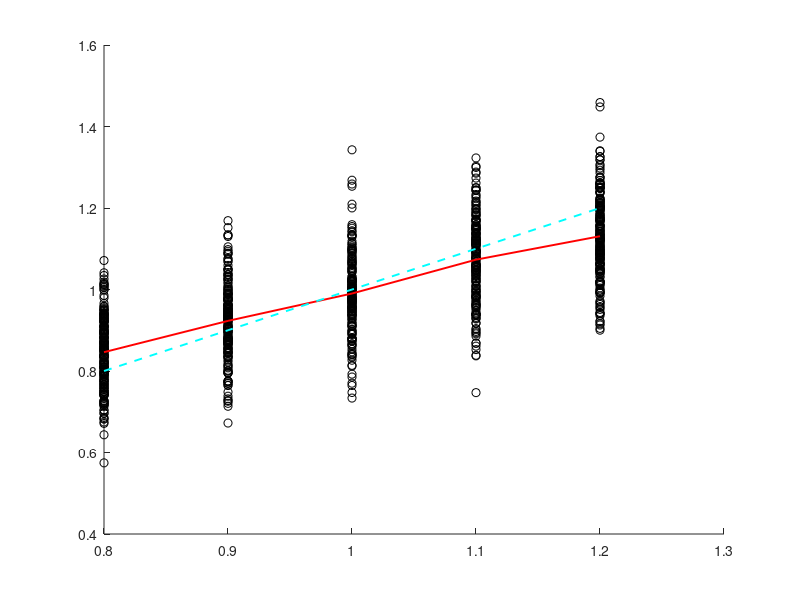

Source code (MATLAB):

% ts = linspace(847,1200,11)/1000;
NumTimes = 5;
ts = linspace(800,1200,NumTimes)/1000;

ts = ts(:);
wm = 0.1;
wp = 0.1;
%%
nRepeat = 1000;
AllDatas = zeros(nRepeat,4);
for cTr = 1 : nRepeat
    %
    TsInds = randsample(NumTimes,1);
    cTs = ts(TsInds);
    AllDatas(cTr,1) = cTs;
    
    Prob_tmMean = cTs;
    Prob_tmStd = wm*cTs;
    
    prob_tm_ts = normpdf(ts,Prob_tmMean,Prob_tmStd);
    f_BLS_tm = sum(prob_tm_ts .* ts)/sum(prob_tm_ts);
    f_MLE_tm = (Prob_tmMean + randn*Prob_tmStd) * (sqrt(1+4*wm^2)-1)/(2*wm^2);
    
    te = f_BLS_tm;
    AllDatas(cTr,2) = te;
    
    Prob_teMean = te;
    Prob_te_Std = wp*te;
    tp = Prob_teMean + randn*Prob_te_Std; % generate tp values from the distribution
    AllDatas(cTr,3) = tp;
   
    MLETe = f_MLE_tm;
    MLETp = MLETe + randn*wp*MLETe;
    AllDatas(cTr,4) = MLETp;
    %
end

%%
NumTs = length(ts);
TsSampleNum = zeros(NumTs,1);
TsSampleTpValues = cell(NumTs,2); % first col is BLS, second col is MLE
TsSampleCorrectRate = cell(NumTs,2); % first col is BLS, second col is MLE
hf = figure;
hold on;

for cTs = 1 : NumTs
    cTsInds = AllDatas(:,1) == ts(cTs);
    cTs_tp = AllDatas(cTsInds,3);
    cTsNum = sum(cTsInds);
    TsSampleNum(cTs) = cTsNum;
    
    plot(ts(cTs)*ones(cTsNum,1),cTs_tp,'ko');
    TsSampleTpValues{cTs,1} = cTs_tp;
    TsSampleTpValues{cTs,2} = AllDatas(cTsInds,4);
    
    cTpCorrInds = abs(cTs_tp - ts(cTs))/ts(cTs) <= 0.1;
    cTpMLECorrInds = abs(TsSampleTpValues{cTs,2} - ts(cTs))/ts(cTs) <= 0.1;
    
    TsSampleCorrectRate{cTs,1} = cTpCorrInds;
    TsSampleCorrectRate{cTs,2} = cTpMLECorrInds;
end
%%
TpMeans = cellfun(@mean,TsSampleTpValues(:,1));
plot(ts,TpMeans,'r','linewidth',1.4);
plot(ts,ts,'c','linewidth',1.4,'linestyle','--');
    
% set(gca,'xlim',[ts(1)-0.02 ts(end)+0.02],'ylim',[ts(1)-0.02 ts(end)+0.02]);
